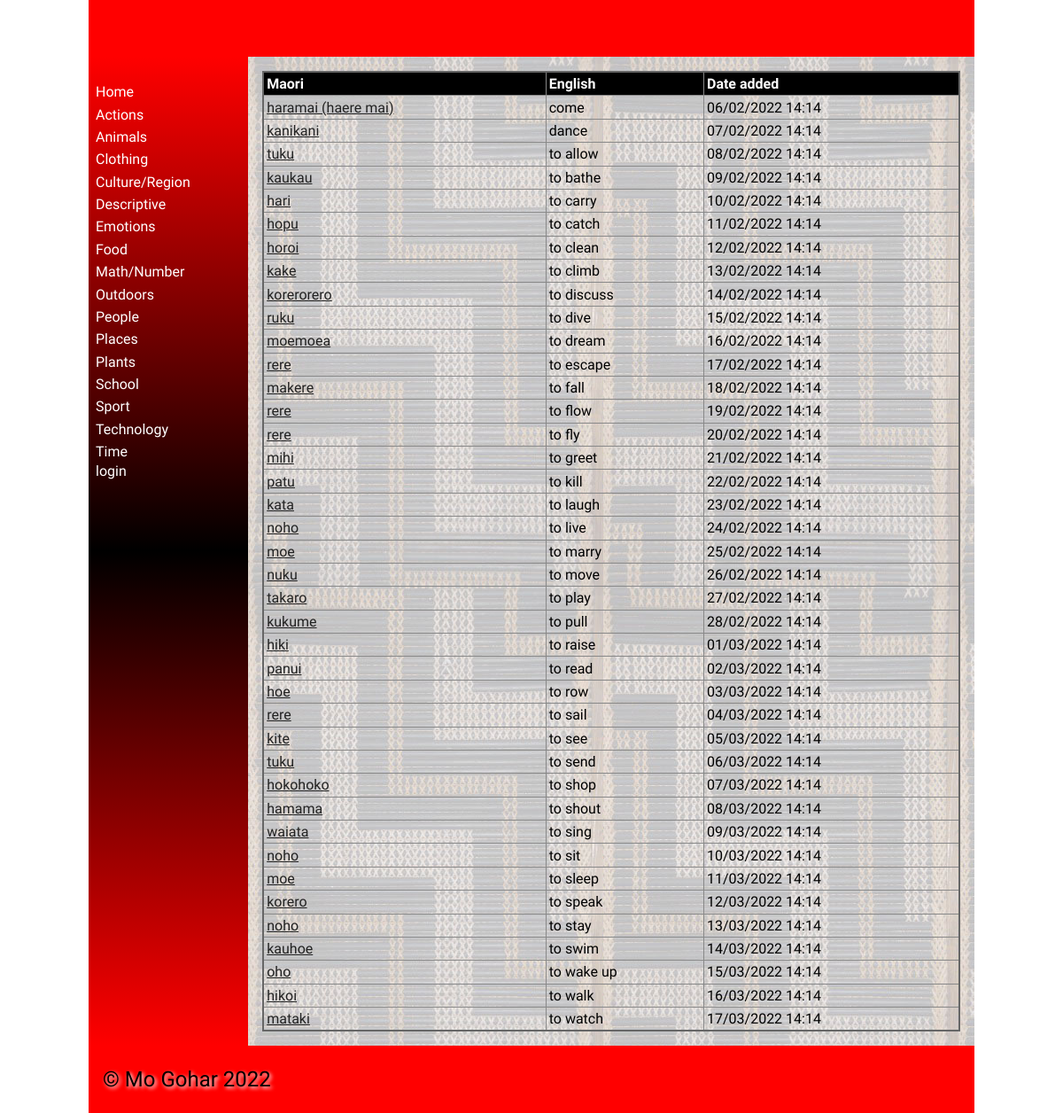
The page /category/1 on the database as committed earlier.
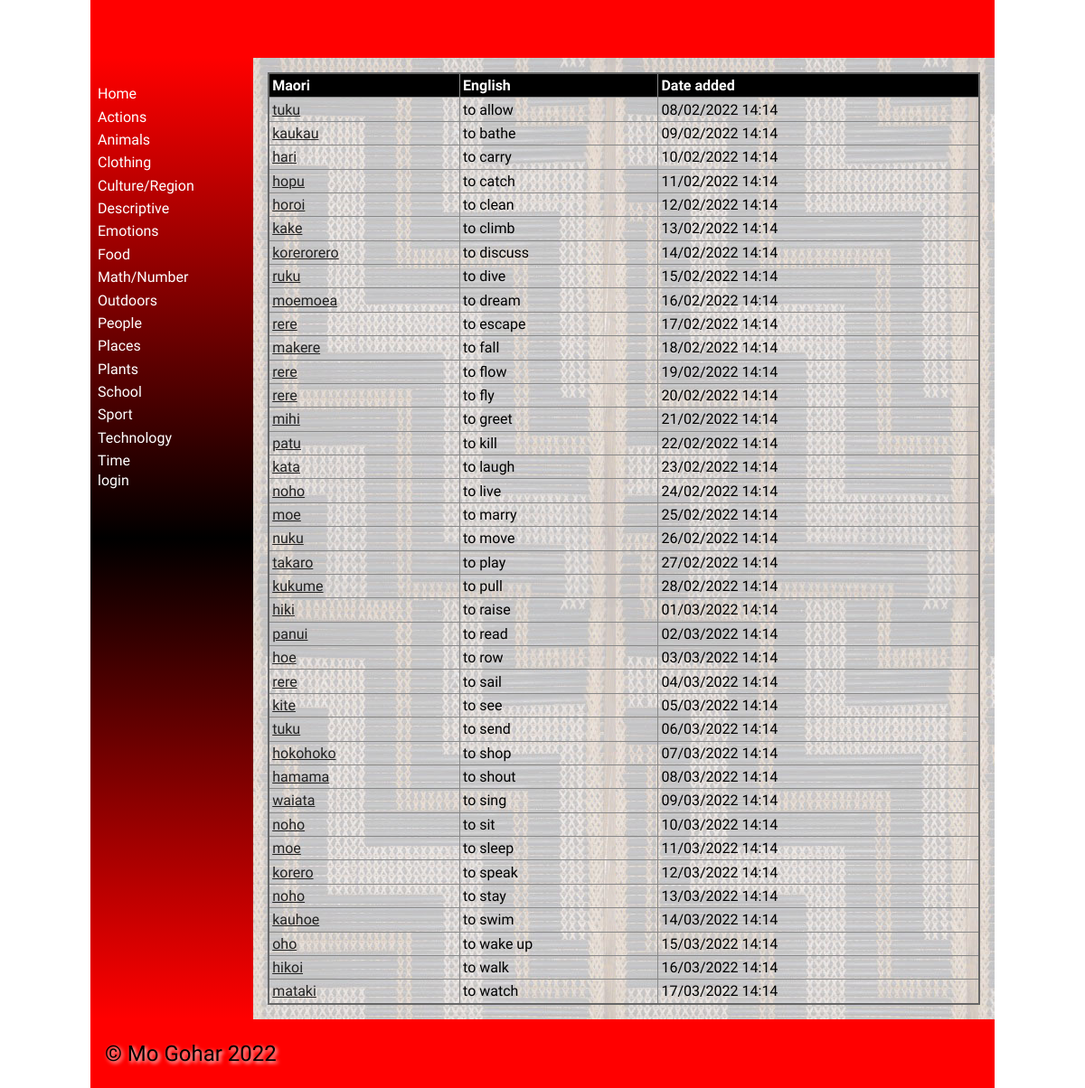
The same page on the database as committed later.
### tables this page shows
CREATE TABLE categories
(
	id integer
		constraint categories_pk
			primary key autoincrement,
	category_name integer
);

CREATE TABLE vocab
(
	id integer
		constraint vocab_pk
			primary key autoincrement,
	Maori varchar(30),
	English varchar(30),
	cat_id integer,
	definition varchar(30),
	level integer,
	image varchar(60),
	date datetime
);

### app.py (the view, shortened to what this page needs)
@app.route('/category/<cat_id>', methods=['GET', 'POST'])
def render_list(cat_id):
        return render_template('category.html', categories=categories(), vocab_list=vocab(), cat_id=int(cat_id)
                               , logged_in=is_logged_in(), teacher=is_teacher())

### app.py (called while the page is built)
def create_connection(db_file):
    try:
        connection = sqlite3.connect(db_file)
        return connection
    except Error as e:
        print(e)
    return None

def categories():
    query = "SELECT id, category_name FROM categories"
    con = create_connection(DATABASE)
    cur = con.cursor()
    cur.execute(query)
    category_list = cur.fetchall()
    con.close()
    return category_list

def vocab():
    query = "SELECT * FROM vocab"
    con = create_connection(DATABASE)
    cur = con.cursor()
    cur.execute(query)
    vocab_list = cur.fetchall()
    con.close()
    return vocab_list

def is_logged_in():
    if session.get("email") is None:
        print("not logged in")
        return False
    else:
        print("logged in")
        return True

def is_teacher():
    if session.get("isadmin"):
        print("teacher")
        return True
    else:
        print("student")
        return False

### templates/category.html (shortened to what this page needs)
{% extends "base.html" %}
{% block main %}
    <table>
        <tr>
            <th>Maori</th>
            <th>English</th>
            <th>Date added</th>
        </tr>
         <tbody>
            {% for vocab in vocab_list %}
                {% if vocab[3] == cat_id %}
                    <tr>
                        <td><a href="/word/{{ vocab[0] }}">{{ vocab[1] }}</td>
                        <td>{{ vocab[2] }}</td>
                        <td>{{ vocab[7] }}</td>
                    </tr>
                {% endif %}
            {% endfor %}
        </tbody>
    </table>
{% endblock %}

### templates/base.html (shortened to what this page needs)
<!doctype html>
<html lang="en">
<head>
	<link href="{{ url_for('static', filename='css/style.css') }}" rel="stylesheet">
</head>
<body>
	<div id="container">
		<header>
			<h1>{% block heading %}{% endblock %}</h1>
		</header>
		<nav>
			<ul>
				<li><a href="/">Home</a></li>
				<div class ="category">
					{% for category in categories %}
						<div class ="category-box">
							<li><a href="/category/{{ category[0] }}">{{ category[1] }}</a></li>
						</div>
					{% endfor %}
				</div>
				{% if logged_in %}
					<a href="/logout">logout</a>
				{% else %}
            		<a href="/login">login</a>
				{% endif %}
			</ul>
		</nav>
		<main>
            {% block main%}{% endblock %}
        </main>
		<footer>
			<p>
				&copy; Mo Gohar 2022
			</p>
		</footer>
	</div>
</body>
</html>

### static/css/style.css (style rules this page uses)
* { font-family: Comfortaa, sans-serif; margin: 0; padding: 0; box-sizing: border-box; }
#container { display: grid; grid-template-columns: 75px auto; grid-template-areas: 'nav header' 'main main' 'footer footer'; }
header { grid-area: header; background-color: #f00; padding: 1rem; }
nav { grid-area: nav; }
main { grid-area: main; padding: 1rem; background-color: #edd; }
h1, h2, h3, h4 { padding: 1rem 0; font-family: 'Suez One', serif; color: #000; text-shadow: 2px 2px 4px #fff; }
p { padding: 0.5rem 0; }
a { color: #222; }
table { width: 100%; border: 2px solid #666; border-collapse: collapse; }
th, td { border: 1px solid #888; padding: 0.2rem; text-align: left; }
th { background-color: #000; color: #fff; }
footer { grid-area: footer; padding: 1rem; background-color: #f00; }
footer p { color: #000; text-shadow: 2px 2px 4px #fff; font-size: 1.5rem; }
@media only screen and (min-width: 768px) { #container { grid-template-columns: 180px auto; grid-template-areas: 'header header' 'nav main' 'footer footer'; } }
@media only screen and (min-width: 768px) { nav { background: linear-gradient(180deg, rgba(255,0,0,1) 0%, rgba(0, 0, 0, 1) 50%, rgba(255,0,0,1) 100%); padding: 0.5rem; } }
@media only screen and (min-width: 768px) { nav ul { list-style: none; } }
@media only screen and (min-width: 768px) { nav li { padding: 0.2rem 0; } }
@media only screen and (min-width: 768px) { nav a { color: #fff; text-decoration: none; } }
@media only screen and (min-width: 768px) { main { background-image: url('/poutama.jpg'); } }
@media only screen and (min-width: 1000px) { #container { width: 1000px; margin: auto; } }

Rows that differ between the two databases and show on the page:
removed vocab: Maori "haramai (haere mai)", English "come", date "06/02/2022 14:14"
removed vocab: Maori "kanikani", English "dance", date "07/02/2022 14:14"
